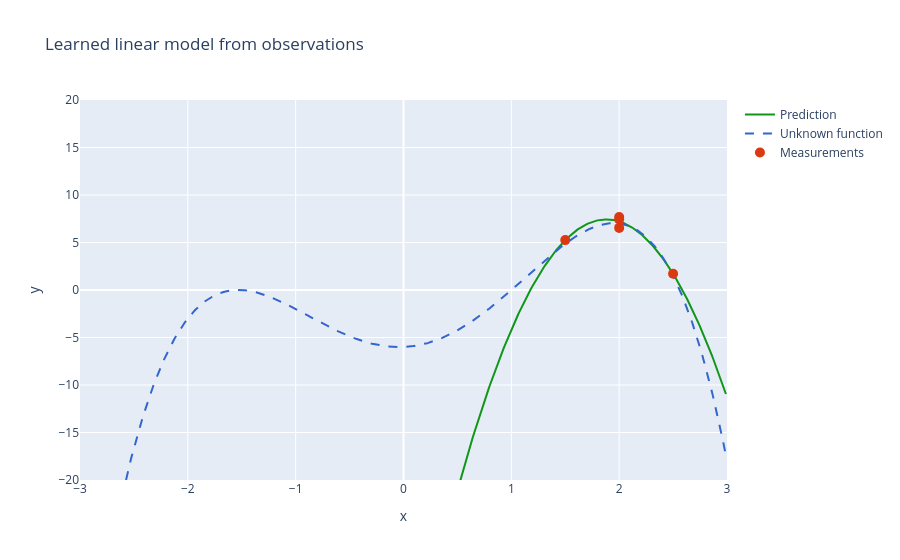

The notebook cell saved with this chart:
### Code cell
#for polynomial we can see that between 1.5 and 2.5 the function can be approximated well by a quadratic function!
XLIMITS = np.array([1.5, 2.5])

# define a 3 level factorial design with 3 centerpoints (only a single factor)
design = [-1, 0, 0, 0, 1]
x_input = get_input_from_design(design, XLIMITS)
y_true = f(x_input, eps=EPS)

model = fit_linear_model(x_input, y_true)

plot_linear_model_predictions(f, model.predict, domain, counterdomain, x_input, y_true)

### Figure 1 — Plotly figure (JSON) as saved in the notebook; plotly's stock layout.template omitted (floating-point values rounded to 4 significant figures; data arrays with more than 128 entries replaced by an {"elided": "..."} marker saying what was removed)
{"data": [{"line": {"color": "#109618", "width": 2}, "mode": "lines", "name": "Prediction", "type": "scatter", "x": {"elided": "600 float values"}, "y": {"elided": "600 float values"}}, {"line": {"color": "#3366CC", "dash": "dash"}, "mode": "lines", "name": "Unknown function", "type": "scatter", "x": {"elided": "600 float values"}, "y": {"elided": "600 float values"}}, {"marker": {"color": "#DC3912", "size": 10}, "mode": "markers", "name": "Measurements", "type": "scatter", "x": [1.5, 2, 2, 2, 2.5], "y": [5.253, 6.539, 7.435, 7.678, 1.707]}], "layout": {"title": {"text": "Learned linear model from observations"}, "xaxis": {"range": [-3, 3], "title": {"text": "x"}}, "yaxis": {"range": [-20, 20], "title": {"text": "y"}}}}
